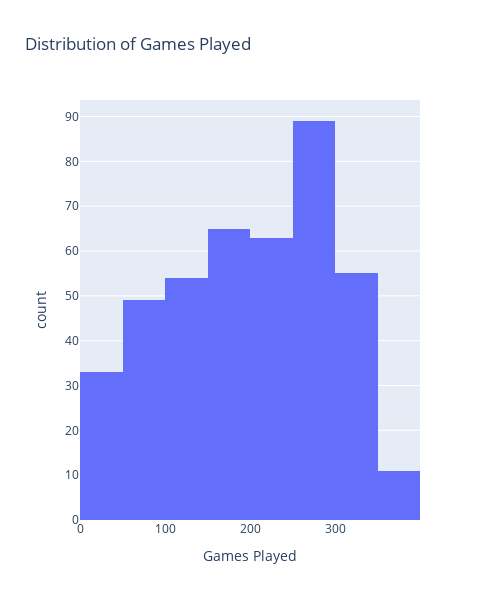

Notebook code for this chart:
### Markdown cell above
Okay, so we can see a stronger relationship between games started and contract values which makes sense in the context of the data because players who start are generally more valueable and demand higher salaries. Let's investigate the distribution of games played in the cell below

### Code cell
num_bins = math.ceil(1 + math.log2(len(preprocessed_data)))

# Create histogram plot
fig = px.histogram(preprocessed_data, x='GP', nbins=num_bins, 
                   title='Distribution of Games Played',
                   labels={'GP': 'Games Played', 'count': 'Frequency'})

# Update layout
fig.update_layout(width=500, height=600)

# Show the plot
fig.show()

### Figure 1 — Plotly figure (JSON) as saved in the notebook; plotly's stock layout.template omitted (floating-point values rounded to 4 significant figures; data arrays with more than 128 entries replaced by an {"elided": "..."} marker saying what was removed)
{"data": [{"alignmentgroup": "True", "bingroup": "x", "hovertemplate": "Games Played=%{x}<br>count=%{y}<extra></extra>", "legendgroup": "", "marker": {"color": "#636efa", "pattern": {"shape": ""}}, "name": "", "nbinsx": 10, "offsetgroup": "", "orientation": "v", "showlegend": false, "type": "histogram", "x": {"elided": "419 int values"}, "xaxis": "x", "yaxis": "y"}], "layout": {"barmode": "relative", "height": 600, "legend": {"tracegroupgap": 0}, "title": {"text": "Distribution of Games Played"}, "width": 500, "xaxis": {"anchor": "y", "autorange": true, "domain": [0, 1], "range": [-0.5, 399.5], "title": {"text": "Games Played"}, "type": "linear"}, "yaxis": {"anchor": "x", "autorange": true, "domain": [0, 1], "range": [0, 93.68], "title": {"text": "count"}}}}
